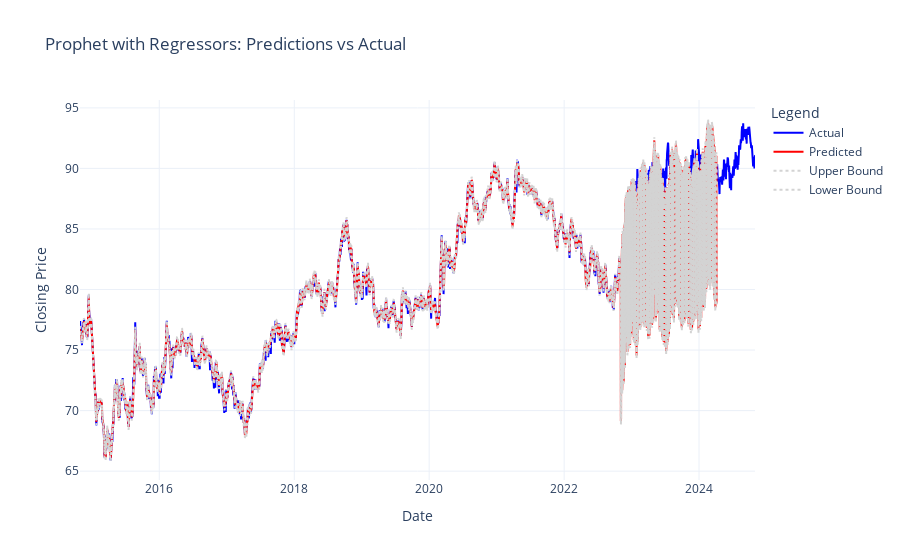

This figure's notebook cell:
### Code cell
import pandas as pd
from prophet import Prophet
import plotly.graph_objects as go
from sklearn.metrics import mean_absolute_error, mean_squared_error
import numpy as np

# Load the data
# Ensure your dataset has columns like 'Date', 'Closing_price', 'RSI', 'MACD', etc.
df = eur_inr  # Replace `eur_inr` with your actual dataframe variable
print("Columns in dataset:", df.columns)

# Rename columns as Prophet requires 'ds' (date) and 'y' (target)
df.rename(columns={'Date': 'ds', 'Closing_price': 'y'}, inplace=True)

# Drop missing values
df.dropna(inplace=True)

# Add 'cap' column for logistic growth (define a realistic upper limit for your target variable)
df['cap'] = df['y'].max() * 1.1  # 10% higher than max value as an example
df['floor'] = 0  # Optionally, add a floor column

# Specify the additional regressors
regressors = [
    'Deseasonalized_Day_high', 'Deseasonalized_Day_low',
    'Deseasonalized_Open_price', 'EMA_100', 'EMA_200', 'EMA_50', 'RSI',
    'MACD', 'Signal_Line', 'MACD_Histogram', 'SMA', 'Upper Band', 'Lower Band'
]

# Ensure all specified regressors are present in the dataset
missing_regressors = [r for r in regressors if r not in df.columns]
if missing_regressors:
    raise ValueError(f"Missing regressors in dataset: {missing_regressors}")

# Initialize the Prophet model with tuned hyperparameters
prophet_model = Prophet(
    changepoint_prior_scale=best_params['changepoint_prior_scale'],
    seasonality_prior_scale=best_params['seasonality_prior_scale'],
    holidays_prior_scale=best_params['holidays_prior_scale'],
    changepoint_range=best_params['changepoint_range'],
    growth='logistic'  # Ensure logistic growth
)

# Add each regressor to the Prophet model
for regressor in regressors:
    prophet_model.add_regressor(regressor)

# Split data into training and testing sets (80% train, 20% test)
train_size = int(0.8 * len(df))
train = df[:train_size]
test = df[train_size:]

# Train the model
prophet_model.fit(train[['ds', 'y', 'cap', 'floor'] + regressors])

# Create a future dataframe for predictions
future = prophet_model.make_future_dataframe(periods=len(test))
future['cap'] = df['cap'].iloc[0]  # Use the same cap value for future
future['floor'] = df['floor'].iloc[0]  # Use the same floor value for future

# Add regressors to the future dataframe
for regressor in regressors:
    future[regressor] = df[regressor]

# Make predictions
forecast = prophet_model.predict(future)

# Evaluate model performance
def evaluate_model(y_true, y_pred):
    mae = mean_absolute_error(y_true, y_pred)
    mse = mean_squared_error(y_true, y_pred)
    rmse = np.sqrt(mse)
    mape = np.mean(np.abs((y_true - y_pred) / y_true)) * 100
    accuracy = 100 - mape
    return mae, mse, rmse, mape, accuracy

# Evaluate on train and test sets
train_forecast = prophet_model.predict(train[['ds', 'cap', 'floor'] + regressors])
train_yhat = train_forecast['yhat'].values
train_metrics = evaluate_model(train['y'].values, train_yhat)

test_forecast = prophet_model.predict(test[['ds', 'cap', 'floor'] + regressors])
test_yhat = test_forecast['yhat'].values
test_metrics = evaluate_model(test['y'].values, test_yhat)

# Print metrics
print("Train Metrics:")
print(f"MAE: {train_metrics[0]:.4f}, MSE: {train_metrics[1]:.4f}, RMSE: {train_metrics[2]:.4f}, MAPE: {train_metrics[3]:.2f}%, Accuracy: {train_metrics[4]:.2f}%")
print("\nTest Metrics:")
print(f"MAE: {test_metrics[0]:.4f}, MSE: {test_metrics[1]:.4f}, RMSE: {test_metrics[2]:.4f}, MAPE: {test_metrics[3]:.2f}%, Accuracy: {test_metrics[4]:.2f}%")

# Plot predictions vs actual values
fig = go.Figure()

# Plot actual values
fig.add_trace(go.Scatter(x=df['ds'], y=df['y'], mode='lines', name='Actual', line=dict(color='blue')))

# Plot predicted values
fig.add_trace(go.Scatter(x=forecast['ds'], y=forecast['yhat'], mode='lines', name='Predicted', line=dict(color='red')))

# Plot upper and lower bounds
fig.add_trace(go.Scatter(
    x=forecast['ds'], y=forecast['yhat_upper'], mode='lines', name='Upper Bound',
    line=dict(color='lightgrey', dash='dot')
))
fig.add_trace(go.Scatter(
    x=forecast['ds'], y=forecast['yhat_lower'], mode='lines', name='Lower Bound',
    line=dict(color='lightgrey', dash='dot')
))

# Update layout
fig.update_layout(
    title="Prophet with Regressors: Predictions vs Actual",
    xaxis_title="Date",
    yaxis_title="Closing Price",
    legend_title="Legend",
    template="plotly_white"
)

fig.show()

### Figure 1 — Plotly figure (JSON) as saved in the notebook; plotly's stock layout.template omitted (floating-point values rounded to 4 significant figures; data arrays with more than 128 entries replaced by an {"elided": "..."} marker saying what was removed)
{"data": [{"line": {"color": "blue"}, "mode": "lines", "name": "Actual", "type": "scatter", "x": {"elided": "2609 str values"}, "y": {"elided": "2609 float values"}}, {"line": {"color": "red"}, "mode": "lines", "name": "Predicted", "type": "scatter", "x": {"elided": "2609 str values"}, "y": {"elided": "2609 float values"}}, {"line": {"color": "lightgrey", "dash": "dot"}, "mode": "lines", "name": "Upper Bound", "type": "scatter", "x": {"elided": "2609 str values"}, "y": {"elided": "2609 float values"}}, {"line": {"color": "lightgrey", "dash": "dot"}, "mode": "lines", "name": "Lower Bound", "type": "scatter", "x": {"elided": "2609 str values"}, "y": {"elided": "2609 float values"}}], "layout": {"legend": {"title": {"text": "Legend"}}, "title": {"text": "Prophet with Regressors: Predictions vs Actual"}, "xaxis": {"title": {"text": "Date"}}, "yaxis": {"title": {"text": "Closing Price"}}}}
